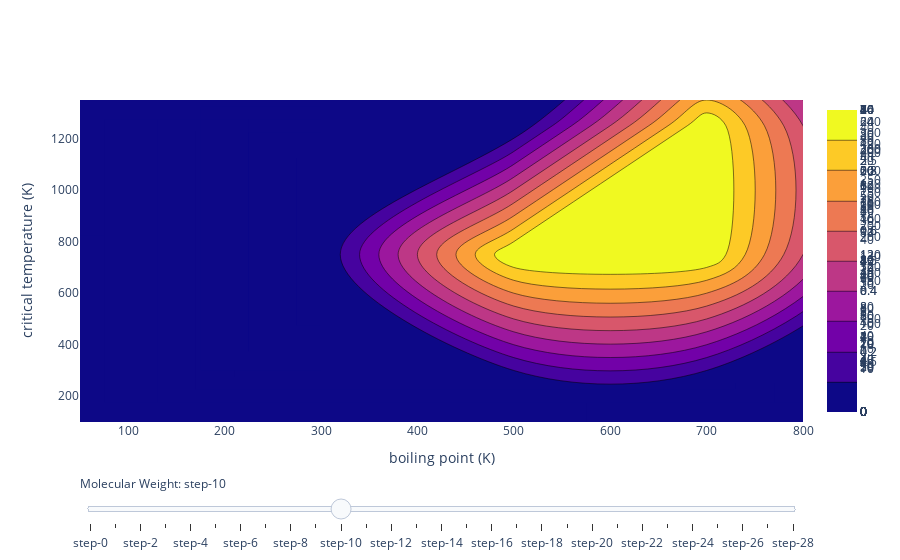

The cell this chart's notebook holds for it:
### Code cell
#waayyy too complicated. 

fig = go.Figure()

#setup for uniform color scaling
cmin = 300
cmax = 0


#add traces for each slider step
interval = 20
for step in np.arange(ThermoProperties['molweight'].min() + interval, ThermoProperties['molweight'].max()-interval, interval):
    fig.add_trace(
        go.Histogram2dContour(
            x=ThermoProperties.loc[(ThermoProperties['molweight']<= step + interval) & (ThermoProperties['molweight']>= step - interval) ]['boiling point (K)'], 
            y=ThermoProperties.loc[(ThermoProperties['molweight']<= step + interval) & (ThermoProperties['molweight']>= step - interval) ]['critical temperature (K)'],
            zmin = cmin,
            zmax = cmax)
    )

fig.update_xaxes(title = 'boiling point (K)', range=[50, 800])
fig.update_yaxes(title = 'critical temperature (K)', range=[100, 1350])
fig.update_traces(zmin = cmin)
fig.update_traces(zmax = cmax)
# Make 10th trace visible
fig.data[10].visible = True

# Create and add slider
steps = []
allsteps = np.arange(ThermoProperties['molweight'].min() + interval, ThermoProperties['molweight'].max()-interval, interval)
for i in range(len(fig.data)):
    step = dict(
        method="update",
        args=[{"visible": [False] * len(fig.data)},
              {"title": "Molecular Weight: " + str(round(allsteps[i]))},
              {"zmin":cmin, "zmax":cmax}],  # layout attribute
    )
    step["args"][0]["visible"][i] = True  # Toggle i'th trace to "visible"
    steps.append(step)

sliders = [dict(
    active=10,
    currentvalue={"prefix": "Molecular Weight: "},
    pad={"t": 50},
    steps=steps
)]

fig.update_layout(
    sliders=sliders
)
fig.update_xaxes(fixedrange=True)
fig.show()

### Figure 1 — Plotly figure (JSON) as saved in the notebook; plotly's stock layout.template omitted (floating-point values rounded to 4 significant figures; data arrays with more than 128 entries replaced by an {"elided": "..."} marker saying what was removed)
{"data": [{"type": "histogram2dcontour", "x": [284, 294, 354.8, 189.3, 350.5, 238.7, 239.7, 304.9, 283.5, 268.7, 194.7, 194.7, 81.7, 81.7, 172.1, 252.1, 252, 227.2, 275.8, 240.4, 180.7, 221.5, 248.3, 300.1, 280.0, 184.6, 351.4, 235.4, 351.6, 281.2, 289.7, 169.5, 283.6, 329, 84.95, 128.4, 254.1, 493, 373.7, 386.6, 188.2, 299.1, 298.9, 292.7, 423.4, 212.8, 383, 223.3, 111.7, 337.9, 248.9, 194.8, 332.2, 279.1, 216.2, 249.9, 266.8, 121.4, 77.34, 294.1, 213.2, 184.7, 90.19, 161.8, 185.4, 704.1, 553.6, 231.1, 370.5, 225.5, 161, 175.2, 717.8, 291.1, 200.9, 278.2, 373.1], "y": [452, 466, 545.5, 308.3, 535, 394, 405.6, 491.3, 478.0, 425.4, 304.2, 304.2, 132.9, 132.9, 282.3, 399.9, 400.1, 368.5, 446.3, 397.9, 289.8, 351.3, 400.1, 473.2, 437.2, 305.3, 513.9, 375.3, 535.3, 443.2, 456.1, 282.3, 469.1, 537, 144.1, 215, 408, 771, 588, 653.1, 324.6, 456.6, 456.6, 461.1, 730.1, 373.5, 574, 370, 190.6, 512.6, 416.2, 317.4, 517.9, 469.9, 352.5, 402.4, 430.1, 180.2, 126.2, 431.1, 352.7, 309.6, 154.6, 261, 324.8, 994, 994, 369.8, 564.4, 364.9, 269.7, 286.3, 1314, 466.7, 327.8, 454, 647.1], "zmax": 0, "zmin": 300}, {"type": "histogram2dcontour", "x": {"elided": "258 float values"}, "y": {"elided": "258 float values"}, "zmax": 0, "zmin": 300}, {"type": "histogram2dcontour", "x": {"elided": "608 float values"}, "y": {"elided": "608 float values"}, "zmax": 0, "zmin": 300}, {"type": "histogram2dcontour", "x": {"elided": "1258 float values"}, "y": {"elided": "1258 float values"}, "zmax": 0, "zmin": 300}, {"type": "histogram2dcontour", "x": {"elided": "1835 float values"}, "y": {"elided": "1835 float values"}, "zmax": 0, "zmin": 300}, {"type": "histogram2dcontour", "x": {"elided": "1764 float values"}, "y": {"elided": "1764 float values"}, "zmax": 0, "zmin": 300}, {"type": "histogram2dcontour", "x": {"elided": "1891 float values"}, "y": {"elided": "1891 float values"}, "zmax": 0, "zmin": 300}, {"type": "histogram2dcontour", "x": {"elided": "1461 float values"}, "y": {"elided": "1461 float values"}, "zmax": 0, "zmin": 300}, {"type": "histogram2dcontour", "x": {"elided": "640 float values"}, "y": {"elided": "640 float values"}, "zmax": 0, "zmin": 300}, {"type": "histogram2dcontour", "x": {"elided": "447 float values"}, "y": {"elided": "447 float values"}, "zmax": 0, "zmin": 300}, {"type": "histogram2dcontour", "visible": true, "x": {"elided": "317 float values"}, "y": {"elided": "317 float values"}, "zmax": 0, "zmin": 300}, {"type": "histogram2dcontour", "x": {"elided": "282 float values"}, "y": {"elided": "282 float values"}, "zmax": 0, "zmin": 300}, {"type": "histogram2dcontour", "x": {"elided": "241 float values"}, "y": {"elided": "241 float values"}, "zmax": 0, "zmin": 300}, {"type": "histogram2dcontour", "x": {"elided": "226 float values"}, "y": {"elided": "226 float values"}, "zmax": 0, "zmin": 300}, {"type": "histogram2dcontour", "x": {"elided": "185 float values"}, "y": {"elided": "185 float values"}, "zmax": 0, "zmin": 300}, {"type": "histogram2dcontour", "x": [683.1, 523.1, 537.1, 520.1, 554.1, 643.1, 630.1, 597.1, 585.1, 516.6, 633.1, 583.1, 598.1, 667.1, 655.1, 643.1, 660.1, 670.1, 650.1, 624.1, 603.1, 614.1, 496.4, 499.2, 499.2, 545.4, 522.5, 499.6, 677.1, 696.1, 687.1, 659.1, 676.1, 668.1, 583.1, 598.1, 496.9, 499.2, 499.6, 496.9, 499.6, 499.2, 496.9, 499.6, 499.6, 499.6, 500.1, 522.5, 622.1, 647.1, 635.1, 668.1, 646.1, 657.1, 637.1, 648.1, 630.1, 617.1, 603.1, 667.1, 672.1, 663.1, 662.1, 652.1, 651.1, 496.4, 496.9, 496.4, 499.2, 499.2, 664.5, 496.9, 743, 683.1, 653.4, 623.1, 462.6, 610.1, 636.1, 623.1, 618.1, 604.1, 590.1, 612.1, 663.2, 676.1, 646.1, 636.1, 625.1, 673.1, 652.1, 663.1, 642.2, 655.1, 680.1, 683.1, 678.1, 657.1, 668.1, 662.1, 664.1, 665.1, 654.1, 675.1, 683.1, 685.1, 673.1, 673.1, 675.1, 662.1, 675.0, 751, 664.5, 702.1, 473.1, 760, 743, 610.1, 636.1, 623.1, 618.1, 604.1, 590.1, 653.4, 691.1, 668.7, 639.1, 329.6], "y": [841.8, 800.1, 756.9, 746.3, 767.8, 808.7, 798.3, 743.4, 733.2, 824, 827, 766.4, 777.3, 825.1, 814.1, 803.7, 825.6, 833.3, 818.6, 766.6, 754, 756.5, 759.0, 750.1, 750.1, 780.8, 762.6, 744.5, 856.9, 869.0, 863.2, 832.8, 842.2, 838, 766.4, 777.3, 753.0, 750.1, 744.5, 753.0, 744.5, 750.1, 753.0, 744.5, 744.5, 744.5, 739.1, 762.6, 784.1, 805.3, 795.0, 821.8, 800.6, 810.9, 783.5, 795.2, 783.2, 771.5, 758.9, 821.1, 825.2, 814.1, 815.1, 802.7, 804.4, 759.0, 753.0, 759.0, 750.1, 750.1, 815.0, 753.0, 946, 841.8, 803.1, 764, 724.9, 772.6, 794.5, 783.3, 791.8, 781.4, 771.6, 802.7, 820.1, 827.9, 791.7, 780.8, 769.2, 824.8, 802.5, 813.9, 802.3, 804.2, 835.0, 839.7, 830.3, 806.7, 818.8, 826, 824.0, 815.1, 803.0, 826.6, 841.8, 843.3, 830.0, 834, 833.9, 819.7, 812, 1086, 804, 859.7, 655, 996, 983, 772.6, 794.5, 783.3, 791.8, 781.4, 771.6, 796, 847.0, 819.0, 782, 505.8], "zmax": 0, "zmin": 300}, {"type": "histogram2dcontour", "x": [693.1, 693.1, 693.1, 693.1, 693.1, 683.1, 523.1, 523.1, 533.1, 537.1, 570.1, 554.1, 643.1, 668.1, 656.1, 597.1, 516.6, 508.1, 538.1, 548.1, 626.1, 612.1, 598.1, 667.1, 678.1, 655.1, 679.1, 670.1, 624.1, 635.1, 545.4, 522.5, 568.3, 705.1, 696.1, 684.1, 676.1, 668.1, 598.1, 612.1, 523.1, 522.5, 568.3, 659.1, 670.1, 647.1, 668.1, 688.1, 678.1, 648.1, 644.1, 630.1, 617.1, 672.1, 663.1, 702.1, 664.5, 689.6, 683.1, 689.6, 553.1, 690.1, 623.1, 648.1, 636.1, 632.1, 618.1, 604.1, 484.1, 678, 663.2, 676.1, 646.1, 656.1, 636.1, 663, 673.1, 663.1, 683.1, 693.1, 695.1, 683.1, 678.1, 668.1, 688.1, 714, 702.1, 693.1, 595.1, 665.1, 684.1, 675.1, 683.1, 685.1, 673.1, 675.1, 675.0, 712.1, 751, 664.5, 702.1, 648.1, 636.1, 632.1, 618.1, 604.1, 691.1, 668.7, 639.1, 329.6], "y": [851.6, 851.6, 851.6, 851.6, 851.6, 841.8, 800.1, 789.0, 797.2, 756.9, 777.8, 767.8, 808.7, 830.0, 819.7, 743.4, 824, 766.4, 798.2, 813.0, 798.1, 787.5, 777.3, 825.1, 835.5, 814.1, 840.5, 833.3, 766.6, 778.6, 780.8, 762.6, 799.1, 875.4, 869.0, 846.7, 842.2, 838, 777.3, 787.5, 782.3, 762.6, 799.1, 816.2, 826.5, 805.3, 821.8, 843.0, 832.0, 795.2, 796.9, 783.2, 771.5, 825.2, 814.1, 860.9, 815.0, 853.4, 841.8, 853.4, 904, 845, 764, 805.0, 794.5, 802.7, 791.8, 781.4, 619.1, 830, 820.1, 827.9, 791.7, 803.4, 780.8, 815, 824.8, 813.9, 836.4, 851.6, 853.4, 839.7, 830.3, 818.8, 842.6, 885, 860.9, 850.1, 1012, 815.1, 837.7, 826.6, 841.8, 843.3, 830.0, 833.9, 812, 872.0, 1086, 804, 859.7, 805.0, 794.5, 802.7, 791.8, 781.4, 847.0, 819.0, 782, 505.8], "zmax": 0, "zmin": 300}, {"type": "histogram2dcontour", "x": [693.1, 693.1, 693.1, 693.1, 693.1, 523.1, 533.1, 585.1, 570.1, 599.1, 680.1, 668.1, 656.1, 508.1, 538.1, 548.1, 639.1, 626.1, 612.1, 689.1, 678.1, 699.1, 697.1, 688.1, 679.1, 635.1, 614.0, 591.2, 568.3, 713.1, 705.1, 691.1, 684.1, 614.0, 612.1, 639.1, 523.1, 568.3, 681.1, 659.1, 670.1, 688.1, 678.1, 644.1, 668.1, 656.1, 702.1, 689.6, 689.6, 553.1, 690.1, 698, 771, 648.1, 632.1, 657.1, 645.1, 484.1, 678, 656.1, 663, 694, 683.1, 503, 693.1, 695.1, 688.1, 459.5, 714, 702.1, 693.1, 687, 491.2, 595.1, 684.1, 712.1, 518.1, 648.1, 632.1, 657.1, 645.1], "y": [851.6, 851.6, 851.6, 851.6, 851.6, 789.0, 797.2, 786.9, 777.8, 795.2, 841.0, 830.0, 819.7, 766.4, 798.2, 813.0, 808.1, 798.1, 787.5, 846.6, 835.5, 857.2, 856.8, 848.3, 840.5, 778.6, 836.2, 817.5, 799.1, 881.4, 875.4, 850.1, 846.7, 836.2, 787.5, 808.1, 782.3, 799.1, 837.4, 816.2, 826.5, 843.0, 832.0, 796.9, 820.9, 808.6, 860.9, 853.4, 853.4, 904, 845, 855, 959, 805.0, 802.7, 822.5, 812.9, 619.1, 830, 803.4, 815, 851, 836.4, 628.4, 851.6, 853.4, 842.6, 718, 885, 860.9, 850.1, 841, 794.5, 1012, 837.7, 872.0, 645.8, 805.0, 802.7, 822.5, 812.9], "zmax": 0, "zmin": 300}, {"type": "histogram2dcontour", "x": [585.1, 613.1, 599.1, 680.1, 521.4, 524.1, 652.1, 639.1, 664.1, 689.1, 699.1, 697.1, 688.1, 614.0, 591.2, 636.9, 713.1, 691.1, 614.0, 639.1, 652.1, 681.1, 691.1, 680.1, 668.1, 656.1, 655.1, 698, 771, 669.1, 657.1, 645.1, 694, 503, 459.5, 687, 491.2, 778, 518.1, 669.1, 657.1, 645.1, 633.1], "y": [786.9, 804.0, 795.2, 841.0, 838.1, 825.9, 818.6, 808.1, 828.5, 846.6, 857.2, 856.8, 848.3, 836.2, 817.5, 855.1, 881.4, 850.1, 836.2, 808.1, 818.6, 837.4, 847.8, 834.0, 820.9, 808.6, 983, 855, 959, 832.6, 822.5, 812.9, 851, 628.4, 718, 841, 794.5, 953, 645.8, 832.6, 822.5, 812.9, 805], "zmax": 0, "zmin": 300}, {"type": "histogram2dcontour", "x": [613.1, 640.1, 627.1, 566.7, 567.1, 521.4, 544.2, 566.7, 569.5, 524.1, 546.6, 569.5, 569.5, 547.0, 569.9, 652.1, 675.1, 664.1, 659.8, 636.9, 652.1, 567.1, 544.2, 567.1, 569.5, 547.0, 569.9, 567.1, 569.9, 710.1, 701.1, 691.1, 680.1, 691.1, 566.7, 720, 655.1, 669.1, 682, 707, 717, 778, 669.1, 633.1], "y": [804.0, 822.0, 813.4, 874.4, 867.1, 838.1, 852.5, 874.4, 863.1, 825.9, 848.2, 863.1, 863.1, 841.0, 856.4, 818.6, 837.7, 828.5, 874.4, 855.1, 818.6, 867.1, 852.5, 867.1, 863.1, 841.0, 856.4, 867.1, 856.4, 869.4, 858.8, 847.8, 834.0, 846.4, 874.4, 863, 983, 832.6, 835, 866, 878, 953, 832.6, 805], "zmax": 0, "zmin": 300}, {"type": "histogram2dcontour", "x": [652.1, 640.1, 627.1, 566.7, 567.1, 590.0, 544.2, 566.7, 569.5, 546.6, 569.5, 569.5, 547.0, 569.9, 686.1, 697.1, 675.1, 659.8, 705.6, 682.7, 567.1, 544.2, 567.1, 569.5, 547.0, 569.9, 567.1, 569.9, 710.1, 701.1, 701.1, 691.1, 712.1, 566.7, 720, 697.1, 726.1, 736, 682, 707, 717, 627.1, 478.1], "y": [829.9, 822.0, 813.4, 874.4, 867.1, 882.0, 852.5, 874.4, 863.1, 848.2, 863.1, 863.1, 841.0, 856.4, 847.6, 858.1, 837.7, 874.4, 913.9, 893.9, 867.1, 852.5, 867.1, 863.1, 841.0, 856.4, 867.1, 856.4, 869.4, 858.8, 858.4, 846.4, 872.4, 874.4, 863, 1101.0, 1220, 905, 835, 866, 878, 1072, 744], "zmax": 0, "zmin": 300}, {"type": "histogram2dcontour", "x": [664.1, 652.1, 612.9, 590.0, 707.1, 686.1, 697.1, 728.4, 705.6, 682.7, 701.1, 722.1, 712.1, 697.1, 726.1, 736, 783, 627.1, 478.1, 532.9], "y": [838.5, 829.9, 897.2, 882.0, 868.1, 847.6, 858.1, 934.3, 913.9, 893.9, 858.4, 885.9, 872.4, 1101.0, 1220, 905, 970, 1072, 744, 653.2], "zmax": 0, "zmin": 300}, {"type": "histogram2dcontour", "x": [676.1, 664.1, 687.1, 635.8, 612.9, 658.6, 707.1, 717.1, 774.2, 751.3, 728.4, 731.1, 722.1, 783, 633.1, 532.9], "y": [847.6, 838.5, 856.2, 912.7, 897.2, 928.6, 868.1, 878.9, 976.5, 955.1, 934.3, 899, 885.9, 970, 942, 653.2], "zmax": 0, "zmin": 300}, {"type": "histogram2dcontour", "x": [676.1, 697.1, 687.1, 635.8, 681.5, 658.6, 736.1, 726.1, 717.1, 774.2, 751.3, 797.1, 731.1, 674.1, 633.1], "y": [847.6, 864.2, 856.2, 912.7, 944.8, 928.6, 901.4, 889.1, 878.9, 976.5, 955.1, 998.5, 899, 1102, 942], "zmax": 0, "zmin": 300}, {"type": "histogram2dcontour", "x": [614.5, 708.1, 697.1, 704.4, 681.5, 727.3, 619.1, 736.1, 726.1, 797.1, 674.1, 591.6, 559.9], "y": [972.0, 874.1, 864.2, 961.4, 944.8, 978.5, 963.6, 901.4, 889.1, 998.5, 1102, 961.1, 671.8], "zmax": 0, "zmin": 300}, {"type": "histogram2dcontour", "x": [614.5, 636.9, 637.4, 708.1, 704.4, 750.1, 727.3, 619.1, 636.9, 639.7, 639.7, 637.4, 591.6, 559.9], "y": [972.0, 992.1, 983.5, 874.1, 961.4, 996.0, 978.5, 963.6, 992.1, 978.3, 978.3, 983.5, 961.1, 671.8], "zmax": 0, "zmin": 300}, {"type": "histogram2dcontour", "x": [636.9, 637.4, 750.1, 773.0, 636.9, 639.7, 639.7, 637.4], "y": [992.1, 983.5, 996.0, 1014.0, 992.1, 978.3, 978.3, 983.5], "zmax": 0, "zmin": 300}, {"type": "histogram2dcontour", "x": [795.9, 773.0], "y": [1033.0, 1014.0], "zmax": 0, "zmin": 300}, {"type": "histogram2dcontour", "x": [795.9, 583.6, 704.1], "y": [1033.0, 688.9, 960], "zmax": 0, "zmin": 300}], "layout": {"sliders": [{"active": 10, "currentvalue": {"prefix": "Molecular Weight: "}, "pad": {"t": 50}, "steps": [{"args": [{"visible": [true, false, false, false, false, false, false, false, false, false, false, false, false, false, false, false, false, false, false, false, false, false, false, false, false, false, false, false, false]}, {"title": "Molecular Weight: 36"}, {"zmax": 0, "zmin": 300}], "method": "update"}, {"args": [{"visible": [false, true, false, false, false, false, false, false, false, false, false, false, false, false, false, false, false, false, false, false, false, false, false, false, false, false, false, false, false]}, {"title": "Molecular Weight: 56"}, {"zmax": 0, "zmin": 300}], "method": "update"}, {"args": [{"visible": [false, false, true, false, false, false, false, false, false, false, false, false, false, false, false, false, false, false, false, false, false, false, false, false, false, false, false, false, false]}, {"title": "Molecular Weight: 76"}, {"zmax": 0, "zmin": 300}], "method": "update"}, {"args": [{"visible": [false, false, false, true, false, false, false, false, false, false, false, false, false, false, false, false, false, false, false, false, false, false, false, false, false, false, false, false, false]}, {"title": "Molecular Weight: 96"}, {"zmax": 0, "zmin": 300}], "method": "update"}, {"args": [{"visible": [false, false, false, false, true, false, false, false, false, false, false, false, false, false, false, false, false, false, false, false, false, false, false, false, false, false, false, false, false]}, {"title": "Molecular Weight: 116"}, {"zmax": 0, "zmin": 300}], "method": "update"}, {"args": [{"visible": [false, false, false, false, false, true, false, false, false, false, false, false, false, false, false, false, false, false, false, false, false, false, false, false, false, false, false, false, false]}, {"title": "Molecular Weight: 136"}, {"zmax": 0, "zmin": 300}], "method": "update"}, {"args": [{"visible": [false, false, false, false, false, false, true, false, false, false, false, false, false, false, false, false, false, false, false, false, false, false, false, false, false, false, false, false, false]}, {"title": "Molecular Weight: 156"}, {"zmax": 0, "zmin": 300}], "method": "update"}, {"args": [{"visible": [false, false, false, false, false, false, false, true, false, false, false, false, false, false, false, false, false, false, false, false, false, false, false, false, false, false, false, false, false]}, {"title": "Molecular Weight: 176"}, {"zmax": 0, "zmin": 300}], "method": "update"}, {"args": [{"visible": [false, false, false, false, false, false, false, false, true, false, false, false, false, false, false, false, false, false, false, false, false, false, false, false, false, false, false, false, false]}, {"title": "Molecular Weight: 196"}, {"zmax": 0, "zmin": 300}], "method": "update"}, {"args": [{"visible": [false, false, false, false, false, false, false, false, false, true, false, false, false, false, false, false, false, false, false, false, false, false, false, false, false, false, false, false, false]}, {"title": "Molecular Weight: 216"}, {"zmax": 0, "zmin": 300}], "method": "update"}, {"args": [{"visible": [false, false, false, false, false, false, false, false, false, false, true, false, false, false, false, false, false, false, false, false, false, false, false, false, false, false, false, false, false]}, {"title": "Molecular Weight: 236"}, {"zmax": 0, "zmin": 300}], "method": "update"}, {"args": [{"visible": [false, false, false, false, false, false, false, false, false, false, false, true, false, false, false, false, false, false, false, false, false, false, false, false, false, false, false, false, false]}, {"title": "Molecular Weight: 256"}, {"zmax": 0, "zmin": 300}], "method": "update"}, {"args": [{"visible": [false, false, false, false, false, false, false, false, false, false, false, false, true, false, false, false, false, false, false, false, false, false, false, false, false, false, false, false, false]}, {"title": "Molecular Weight: 276"}, {"zmax": 0, "zmin": 300}], "method": "update"}, {"args": [{"visible": [false, false, false, false, false, false, false, false, false, false, false, false, false, true, false, false, false, false, false, false, false, false, false, false, false, false, false, false, false]}, {"title": "Molecular Weight: 296"}, {"zmax": 0, "zmin": 300}], "method": "update"}, {"args": [{"visible": [false, false, false, false, false, false, false, false, false, false, false, false, false, false, true, false, false, false, false, false, false, false, false, false, false, false, false, false, false]}, {"title": "Molecular Weight: 316"}, {"zmax": 0, "zmin": 300}], "method": "update"}, {"args": [{"visible": [false, false, false, false, false, false, false, false, false, false, false, false, false, false, false, true, false, false, false, false, false, false, false, false, false, false, false, false, false]}, {"title": "Molecular Weight: 336"}, {"zmax": 0, "zmin": 300}], "method": "update"}, {"args": [{"visible": [false, false, false, false, false, false, false, false, false, false, false, false, false, false, false, false, true, false, false, false, false, false, false, false, false, false, false, false, false]}, {"title": "Molecular Weight: 356"}, {"zmax": 0, "zmin": 300}], "method": "update"}, {"args": [{"visible": [false, false, false, false, false, false, false, false, false, false, false, false, false, false, false, false, false, true, false, false, false, false, false, false, false, false, false, false, false]}, {"title": "Molecular Weight: 376"}, {"zmax": 0, "zmin": 300}], "method": "update"}, {"args": [{"visible": [false, false, false, false, false, false, false, false, false, false, false, false, false, false, false, false, false, false, true, false, false, false, false, false, false, false, false, false, false]}, {"title": "Molecular Weight: 396"}, {"zmax": 0, "zmin": 300}], "method": "update"}, {"args": [{"visible": [false, false, false, false, false, false, false, false, false, false, false, false, false, false, false, false, false, false, false, true, false, false, false, false, false, false, false, false, false]}, {"title": "Molecular Weight: 416"}, {"zmax": 0, "zmin": 300}], "method": "update"}, {"args": [{"visible": [false, false, false, false, false, false, false, false, false, false, false, false, false, false, false, false, false, false, false, false, true, false, false, false, false, false, false, false, false]}, {"title": "Molecular Weight: 436"}, {"zmax": 0, "zmin": 300}], "method": "update"}, {"args": [{"visible": [false, false, false, false, false, false, false, false, false, false, false, false, false, false, false, false, false, false, false, false, false, true, false, false, false, false, false, false, false]}, {"title": "Molecular Weight: 456"}, {"zmax": 0, "zmin": 300}], "method": "update"}, {"args": [{"visible": [false, false, false, false, false, false, false, false, false, false, false, false, false, false, false, false, false, false, false, false, false, false, true, false, false, false, false, false, false]}, {"title": "Molecular Weight: 476"}, {"zmax": 0, "zmin": 300}], "method": "update"}, {"args": [{"visible": [false, false, false, false, false, false, false, false, false, false, false, false, false, false, false, false, false, false, false, false, false, false, false, true, false, false, false, false, false]}, {"title": "Molecular Weight: 496"}, {"zmax": 0, "zmin": 300}], "method": "update"}, {"args": [{"visible": [false, false, false, false, false, false, false, false, false, false, false, false, false, false, false, false, false, false, false, false, false, false, false, false, true, false, false, false, false]}, {"title": "Molecular Weight: 516"}, {"zmax": 0, "zmin": 300}], "method": "update"}, {"args": [{"visible": [false, false, false, false, false, false, false, false, false, false, false, false, false, false, false, false, false, false, false, false, false, false, false, false, false, true, false, false, false]}, {"title": "Molecular Weight: 536"}, {"zmax": 0, "zmin": 300}], "method": "update"}, {"args": [{"visible": [false, false, false, false, false, false, false, false, false, false, false, false, false, false, false, false, false, false, false, false, false, false, false, false, false, false, true, false, false]}, {"title": "Molecular Weight: 556"}, {"zmax": 0, "zmin": 300}], "method": "update"}, {"args": [{"visible": [false, false, false, false, false, false, false, false, false, false, false, false, false, false, false, false, false, false, false, false, false, false, false, false, false, false, false, true, false]}, {"title": "Molecular Weight: 576"}, {"zmax": 0, "zmin": 300}], "method": "update"}, {"args": [{"visible": [false, false, false, false, false, false, false, false, false, false, false, false, false, false, false, false, false, false, false, false, false, false, false, false, false, false, false, false, true]}, {"title": "Molecular Weight: 596"}, {"zmax": 0, "zmin": 300}], "method": "update"}]}], "xaxis": {"fixedrange": true, "range": [50, 800], "title": {"text": "boiling point (K)"}}, "yaxis": {"range": [100, 1350], "title": {"text": "critical temperature (K)"}}}}
